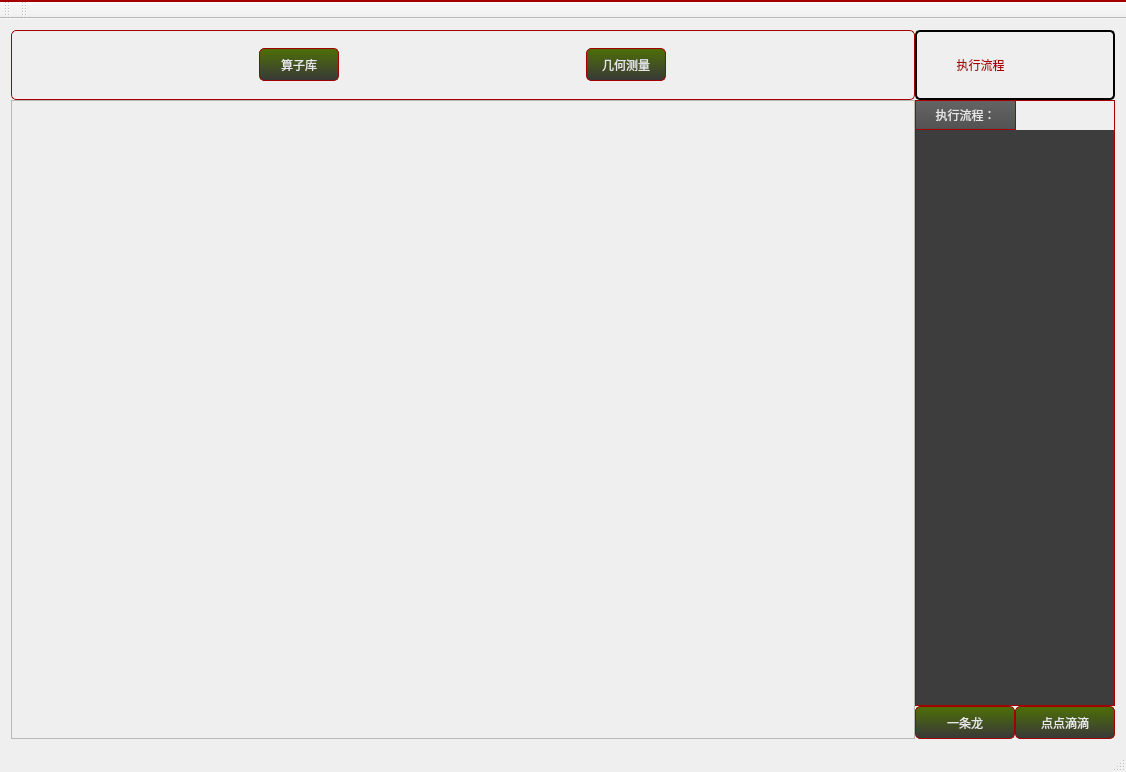
<?xml version="1.0" encoding="UTF-8"?>
<ui version="4.0">
 <class>MainWindow</class>
 <widget class="QMainWindow" name="MainWindow">
  <property name="geometry">
   <rect>
    <x>0</x>
    <y>0</y>
    <width>1126</width>
    <height>772</height>
   </rect>
  </property>
  <property name="minimumSize">
   <size>
    <width>600</width>
    <height>450</height>
   </size>
  </property>
  <property name="windowTitle">
   <string>MainWindow</string>
  </property>
  <property name="styleSheet">
   <string notr="true">QPalette{background:#3D3D3D;}*{outline:0px;color:#E7E7E7;}

QWidget[form=&quot;true&quot;],QLabel[frameShape=&quot;1&quot;]{
border:1px solid #A30000;
border-radius:0px;
}

QWidget[form=&quot;bottom&quot;]{
background:#4E6F07;
}

QWidget[form=&quot;bottom&quot;] .QFrame{
border:1px solid #E7E7E7;
}

QWidget[form=&quot;bottom&quot;] QLabel,QWidget[form=&quot;title&quot;] QLabel{
border-radius:0px;
color:#E7E7E7;
background:none;
border-style:none;
}

QWidget[form=&quot;title&quot;],QWidget[nav=&quot;left&quot;],QWidget[nav=&quot;top&quot;] QAbstractButton{
border-style:none;
border-radius:0px;
padding:5px;
color:#E7E7E7;
background:qlineargradient(spread:pad,x1:0,y1:0,x2:0,y2:1,stop:0 #4E6F07,stop:1 #383838);
}

QWidget[nav=&quot;top&quot;] QAbstractButton:hover,QWidget[nav=&quot;top&quot;] QAbstractButton:pressed,QWidget[nav=&quot;top&quot;] QAbstractButton:checked{
border-style:solid;
border-width:0px 0px 2px 0px;
padding:4px 4px 2px 4px;
border-color:#55FF00;
background:qlineargradient(spread:pad,x1:0,y1:0,x2:0,y2:1,stop:0 #646464,stop:1 #525252);
}

QWidget[nav=&quot;left&quot;] QAbstractButton{
border-radius:0px;
color:#E7E7E7;
background:none;
border-style:none;
}

QWidget[nav=&quot;left&quot;] QAbstractButton:hover{
color:#E7E7E7;
background-color:#55FF00;
}

QWidget[nav=&quot;left&quot;] QAbstractButton:checked,QWidget[nav=&quot;left&quot;] QAbstractButton:pressed{
color:#E7E7E7;
border-style:solid;
border-width:0px 0px 0px 2px;
padding:4px 4px 4px 2px;
border-color:#55FF00;
background-color:#3D3D3D;
}

QWidget[video=&quot;true&quot;] QLabel{
color:#E7E7E7;
border:1px solid #A30000;
background:qlineargradient(spread:pad,x1:0,y1:0,x2:0,y2:1,stop:0 #4E6F07,stop:1 #383838);
}

QWidget[video=&quot;true&quot;] QLabel:focus{
border:1px solid #55FF00;
background:qlineargradient(spread:pad,x1:0,y1:0,x2:0,y2:1,stop:0 #646464,stop:1 #525252);
}

QLineEdit,QTextEdit,QPlainTextEdit,QSpinBox,QDoubleSpinBox,QComboBox,QDateEdit,QTimeEdit,QDateTimeEdit{
border:1px solid #A30000;
border-radius:3px;
padding:2px;
background:none;
selection-background-color:#4E6F07;
selection-color:#E7E7E7;
}

QLineEdit:focus,QTextEdit:focus,QPlainTextEdit:focus,QSpinBox:focus,QDoubleSpinBox:focus,QComboBox:focus,QDateEdit:focus,QTimeEdit:focus,QDateTimeEdit:focus,QLineEdit:hover,QTextEdit:hover,QPlainTextEdit:hover,QSpinBox:hover,QDoubleSpinBox:hover,QComboBox:hover,QDateEdit:hover,QTimeEdit:hover,QDateTimeEdit:hover{
border:1px solid #A30000;
}

QLineEdit[echoMode=&quot;2&quot;]{
lineedit-password-character:9679;
}

.QFrame{
border:1px solid #A30000;
border-radius:3px;
}

.QGroupBox{
border:1px solid #A30000;
border-radius:5px;
margin-top:3ex;
}

.QGroupBox::title{
subcontrol-origin:margin;
position:relative;
left:10px;
}

.QPushButton,.QToolButton{
border-style:none;
border:1px solid #A30000;
color:#E7E7E7;
padding:5px;
min-height:15px;
border-radius:5px;
background:qlineargradient(spread:pad,x1:0,y1:0,x2:0,y2:1,stop:0 #4E6F07,stop:1 #383838);
}

.QPushButton:hover,.QToolButton:hover{
background:qlineargradient(spread:pad,x1:0,y1:0,x2:0,y2:1,stop:0 #646464,stop:1 #525252);
}

.QPushButton:pressed,.QToolButton:pressed{
background:qlineargradient(spread:pad,x1:0,y1:0,x2:0,y2:1,stop:0 #4E6F07,stop:1 #383838);
}

.QToolButton::menu-indicator{
image:None;
}

QToolButton#btnMenu,QPushButton#btnMenu_Min,QPushButton#btnMenu_Max,QPushButton#btnMenu_Close{
border-radius:3px;
color:#E7E7E7;
padding:3px;
margin:0px;
background:none;
border-style:none;
}

QToolButton#btnMenu:hover,QPushButton#btnMenu_Min:hover,QPushButton#btnMenu_Max:hover{
color:#E7E7E7;
margin:1px 1px 2px 1px;
background-color:rgba(51,127,209,230);
}

QPushButton#btnMenu_Close:hover{
color:#E7E7E7;
margin:1px 1px 2px 1px;
background-color:rgba(238,0,0,128);
}

QRadioButton::indicator{
width:15px;
height:15px;
}

QRadioButton::indicator::unchecked{
image:url(:/qss/psblack/radiobutton_unchecked.png);
}

QRadioButton::indicator::unchecked:disabled{
image:url(:/qss/psblack/radiobutton_unchecked_disable.png);
}

QRadioButton::indicator::checked{
image:url(:/qss/psblack/radiobutton_checked.png);
}

QRadioButton::indicator::checked:disabled{
image:url(:/qss/psblack/radiobutton_checked_disable.png);
}

QGroupBox::indicator,QTreeWidget::indicator,QListWidget::indicator{
padding:0px -3px 0px 3px;
}

QCheckBox::indicator,QGroupBox::indicator,QTreeWidget::indicator,QListWidget::indicator{
width:13px;
height:13px;
}

QCheckBox::indicator:unchecked,QGroupBox::indicator:unchecked,QTreeWidget::indicator:unchecked,QListWidget::indicator:unchecked{
image:url(:/qss/psblack/checkbox_unchecked.png);
}

QCheckBox::indicator:unchecked:disabled,QGroupBox::indicator:unchecked:disabled,QTreeWidget::indicator:unchecked:disabled,QListWidget::indicator:disabled{
image:url(:/qss/psblack/checkbox_unchecked_disable.png);
}

QCheckBox::indicator:checked,QGroupBox::indicator:checked,QTreeWidget::indicator:checked,QListWidget::indicator:checked{
image:url(:/qss/psblack/checkbox_checked.png);
}

QCheckBox::indicator:checked:disabled,QGroupBox::indicator:checked:disabled,QTreeWidget::indicator:checked:disabled,QListWidget::indicator:checked:disabled{
image:url(:/qss/psblack/checkbox_checked_disable.png);
}

QCheckBox::indicator:indeterminate,QGroupBox::indicator:indeterminate,QTreeWidget::indicator:indeterminate,QListWidget::indicator:indeterminate{
image:url(:/qss/psblack/checkbox_parcial.png);
}

QCheckBox::indicator:indeterminate:disabled,QGroupBox::indicator:indeterminate:disabled,QTreeWidget::indicator:indeterminate:disabled,QListWidget::indicator:indeterminate:disabled{
image:url(:/qss/psblack/checkbox_parcial_disable.png);
}

QTimeEdit::up-button,QDateEdit::up-button,QDateTimeEdit::up-button,QDoubleSpinBox::up-button,QSpinBox::up-button{
image:url(:/qss/psblack/add_top.png);
width:10px;
height:10px;
padding:2px 5px 0px 0px;
}

QTimeEdit::down-button,QDateEdit::down-button,QDateTimeEdit::down-button,QDoubleSpinBox::down-button,QSpinBox::down-button{
image:url(:/qss/psblack/add_bottom.png);
width:10px;
height:10px;
padding:0px 5px 2px 0px;
}

QTimeEdit::up-button:pressed,QDateEdit::up-button:pressed,QDateTimeEdit::up-button:pressed,QDoubleSpinBox::up-button:pressed,QSpinBox::up-button:pressed{
top:-2px;
}
  
QTimeEdit::down-button:pressed,QDateEdit::down-button:pressed,QDateTimeEdit::down-button:pressed,QDoubleSpinBox::down-button:pressed,QSpinBox::down-button:pressed,QSpinBox::down-button:pressed{
bottom:-2px;
}

QComboBox::down-arrow,QDateEdit[calendarPopup=&quot;true&quot;]::down-arrow,QTimeEdit[calendarPopup=&quot;true&quot;]::down-arrow,QDateTimeEdit[calendarPopup=&quot;true&quot;]::down-arrow{
image:url(:/qss/psblack/add_bottom.png);
width:10px;
height:10px;
right:2px;
}

QComboBox::drop-down,QDateEdit::drop-down,QTimeEdit::drop-down,QDateTimeEdit::drop-down{
subcontrol-origin:padding;
subcontrol-position:top right;
width:15px;
border-left-width:0px;
border-left-style:solid;
border-top-right-radius:3px;
border-bottom-right-radius:3px;
border-left-color:#A30000;
}

QComboBox::drop-down:on{
top:1px;
}

QMenuBar::item{
color:#E7E7E7;
background-color:#4E6F07;
margin:0px;
padding:3px 10px;
}

QMenu,QMenuBar,QMenu:disabled,QMenuBar:disabled{
color:#E7E7E7;
background-color:#4E6F07;
border:1px solid #A30000;
margin:0px;
}

QMenu::item{
padding:3px 20px;
}

QMenu::indicator{
width:13px;
height:13px;
}

QMenu::item:selected,QMenuBar::item:selected{
color:#E7E7E7;
border:0px solid #A30000;
background:#646464;
}

QMenu::separator{
height:1px;
background:#A30000;
}

QProgressBar{
min-height:10px;
background:#4E6F07;
border-radius:5px;
text-align:center;
border:1px solid #4E6F07;
}

QProgressBar:chunk{
border-radius:5px;
background-color:#A30000;
}

QSlider::groove:horizontal{
background:#4E6F07;
height:8px;
border-radius:4px;
}

QSlider::add-page:horizontal{
background:#4E6F07;
height:8px;
border-radius:4px;
}

QSlider::sub-page:horizontal{
background:#A30000;
height:8px;
border-radius:4px;
}

QSlider::handle:horizontal{
width:13px;
margin-top:-3px;
margin-bottom:-3px;
border-radius:6px;
background:qradialgradient(spread:pad,cx:0.5,cy:0.5,radius:0.5,fx:0.5,fy:0.5,stop:0.6 #3D3D3D,stop:0.8 #A30000);
}

QSlider::groove:vertical{
width:8px;
border-radius:4px;
background:#4E6F07;
}

QSlider::add-page:vertical{
width:8px;
border-radius:4px;
background:#4E6F07;
}

QSlider::sub-page:vertical{
width:8px;
border-radius:4px;
background:#A30000;
}

QSlider::handle:vertical{
height:14px;
margin-left:-3px;
margin-right:-3px;
border-radius:6px;
background:qradialgradient(spread:pad,cx:0.5,cy:0.5,radius:0.5,fx:0.5,fy:0.5,stop:0.6 #3D3D3D,stop:0.8 #A30000);
}

QScrollBar:horizontal{
background:#4E6F07;
padding:0px;
border-radius:6px;
max-height:12px;
}

QScrollBar::handle:horizontal{
background:#525252;
min-width:50px;
border-radius:6px;
}

QScrollBar::handle:horizontal:hover{
background:#A30000;
}

QScrollBar::handle:horizontal:pressed{
background:#A30000;
}

QScrollBar::add-page:horizontal{
background:none;
}

QScrollBar::sub-page:horizontal{
background:none;
}

QScrollBar::add-line:horizontal{
background:none;
}

QScrollBar::sub-line:horizontal{
background:none;
}

QScrollBar:vertical{
background:#4E6F07;
padding:0px;
border-radius:6px;
max-width:12px;
}

QScrollBar::handle:vertical{
background:#525252;
min-height:50px;
border-radius:6px;
}

QScrollBar::handle:vertical:hover{
background:#A30000;
}

QScrollBar::handle:vertical:pressed{
background:#A30000;
}

QScrollBar::add-page:vertical{
background:none;
}

QScrollBar::sub-page:vertical{
background:none;
}

QScrollBar::add-line:vertical{
background:none;
}

QScrollBar::sub-line:vertical{
background:none;
}

QScrollArea{
border:0px;
}

QTreeView,QListView,QTableView,QTabWidget::pane{
border:1px solid #A30000;
selection-background-color:#646464;
selection-color:#E7E7E7;
alternate-background-color:#525252;
gridline-color:#A30000;
}

QTreeView::branch:closed:has-children{
margin:4px;
border-image:url(:/qss/psblack/branch_open.png);
}

QTreeView::branch:open:has-children{
margin:4px;
border-image:url(:/qss/psblack/branch_close.png);
}

QTreeView,QListView,QTableView,QSplitter::handle,QTreeView::branch{
background:#3D3D3D;
}

QTableView::item:selected,QListView::item:selected,QTreeView::item:selected{
color:#E7E7E7;
background:qlineargradient(spread:pad,x1:0,y1:0,x2:0,y2:1,stop:0 #4E6F07,stop:1 #383838);
}

QTableView::item:hover,QListView::item:hover,QTreeView::item:hover{
color:#E7E7E7;
background:qlineargradient(spread:pad,x1:0,y1:0,x2:0,y2:1,stop:0 #646464,stop:1 #525252);
}

QTableView::item,QListView::item,QTreeView::item{
padding:1px;
margin:0px;
}

QHeaderView::section,QTableCornerButton:section{
padding:3px;
margin:0px;
color:#E7E7E7;
border:1px solid #A30000;
border-left-width:0px;
border-right-width:1px;
border-top-width:0px;
border-bottom-width:1px;
background:qlineargradient(spread:pad,x1:0,y1:0,x2:0,y2:1,stop:0 #646464,stop:1 #525252);
}

QTabBar::tab{
border:1px solid #A30000;
color:#E7E7E7;
margin:0px;
background:qlineargradient(spread:pad,x1:0,y1:0,x2:0,y2:1,stop:0 #646464,stop:1 #525252);
}

QTabBar::tab:selected,QTabBar::tab:hover{
border-style:solid;
border-color:#55FF00;
background:qlineargradient(spread:pad,x1:0,y1:0,x2:0,y2:1,stop:0 #4E6F07,stop:1 #383838);
}

QTabBar::tab:top,QTabBar::tab:bottom{
padding:3px 8px 3px 8px;
}

QTabBar::tab:left,QTabBar::tab:right{
padding:8px 3px 8px 3px;
}

QTabBar::tab:top:selected,QTabBar::tab:top:hover{
border-width:2px 0px 0px 0px;
}

QTabBar::tab:right:selected,QTabBar::tab:right:hover{
border-width:0px 0px 0px 2px;
}

QTabBar::tab:bottom:selected,QTabBar::tab:bottom:hover{
border-width:0px 0px 2px 0px;
}

QTabBar::tab:left:selected,QTabBar::tab:left:hover{
border-width:0px 2px 0px 0px;
}

QTabBar::tab:first:top:selected,QTabBar::tab:first:top:hover,QTabBar::tab:first:bottom:selected,QTabBar::tab:first:bottom:hover{
border-left-width:1px;
border-left-color:#A30000;
}

QTabBar::tab:first:left:selected,QTabBar::tab:first:left:hover,QTabBar::tab:first:right:selected,QTabBar::tab:first:right:hover{
border-top-width:1px;
border-top-color:#A30000;
}

QTabBar::tab:last:top:selected,QTabBar::tab:last:top:hover,QTabBar::tab:last:bottom:selected,QTabBar::tab:last:bottom:hover{
border-right-width:1px;
border-right-color:#A30000;
}

QTabBar::tab:last:left:selected,QTabBar::tab:last:left:hover,QTabBar::tab:last:right:selected,QTabBar::tab:last:right:hover{
border-bottom-width:1px;
border-bottom-color:#A30000;
}

QStatusBar::item{
border:0px solid #4E6F07;
border-radius:3px;
}

QToolBox::tab,QGroupBox#gboxDevicePanel,QGroupBox#gboxDeviceTitle,QFrame#gboxDevicePanel,QFrame#gboxDeviceTitle{
padding:3px;
border-radius:5px;
color:#E7E7E7;
background:qlineargradient(spread:pad,x1:0,y1:0,x2:0,y2:1,stop:0 #4E6F07,stop:1 #383838);
}

QToolTip{
border:0px solid #E7E7E7;
padding:1px;
color:#E7E7E7;
background:qlineargradient(spread:pad,x1:0,y1:0,x2:0,y2:1,stop:0 #4E6F07,stop:1 #383838);
}

QToolBox::tab:selected{
background:qlineargradient(spread:pad,x1:0,y1:0,x2:0,y2:1,stop:0 #646464,stop:1 #525252);
}

QPrintPreviewDialog QToolButton{
border:0px solid #E7E7E7;
border-radius:0px;
margin:0px;
padding:3px;
background:none;
}

QColorDialog QPushButton,QFileDialog QPushButton{
min-width:80px;
}

QToolButton#qt_calendar_prevmonth{
icon-size:0px;
min-width:20px;
image:url(:/qss/psblack/calendar_prevmonth.png);
}

QToolButton#qt_calendar_nextmonth{
icon-size:0px;
min-width:20px;
image:url(:/qss/psblack/calendar_nextmonth.png);
}

QToolButton#qt_calendar_prevmonth,QToolButton#qt_calendar_nextmonth,QToolButton#qt_calendar_monthbutton,QToolButton#qt_calendar_yearbutton{
border:0px solid #E7E7E7;
border-radius:3px;
margin:3px 3px 3px 3px;
padding:3px;
background:none;
}

QToolButton#qt_calendar_prevmonth:hover,QToolButton#qt_calendar_nextmonth:hover,QToolButton#qt_calendar_monthbutton:hover,QToolButton#qt_calendar_yearbutton:hover,QToolButton#qt_calendar_prevmonth:pressed,QToolButton#qt_calendar_nextmonth:pressed,QToolButton#qt_calendar_monthbutton:pressed,QToolButton#qt_calendar_yearbutton:pressed{
border:1px solid #A30000;
}

QCalendarWidget QSpinBox#qt_calendar_yearedit{
margin:2px;
}

QCalendarWidget QToolButton::menu-indicator{
image:None;
}

QCalendarWidget QTableView{
border-width:0px;
}

QCalendarWidget QWidget#qt_calendar_navigationbar{
border:1px solid #A30000;
border-width:1px 1px 0px 1px;
background:qlineargradient(spread:pad,x1:0,y1:0,x2:0,y2:1,stop:0 #4E6F07,stop:1 #383838);
}

QComboBox QAbstractItemView::item{
min-height:20px;
min-width:10px;
}

QTableView[model=&quot;true&quot;]::item{
padding:0px;
margin:0px;
}

QTableView QLineEdit,QTableView QComboBox,QTableView QSpinBox,QTableView QDoubleSpinBox,QTableView QDateEdit,QTableView QTimeEdit,QTableView QDateTimeEdit{
border-width:0px;
border-radius:0px;
}

QTableView QLineEdit:focus,QTableView QComboBox:focus,QTableView QSpinBox:focus,QTableView QDoubleSpinBox:focus,QTableView QDateEdit:focus,QTableView QTimeEdit:focus,QTableView QDateTimeEdit:focus{
border-width:0px;
border-radius:0px;
}

QLineEdit,QTextEdit,QPlainTextEdit,QSpinBox,QDoubleSpinBox,QComboBox,QDateEdit,QTimeEdit,QDateTimeEdit{
background:#3D3D3D;
}

*:disabled{
background:#3D3D3D;
border-color:#4E6F07;
}

/*TextColor:#E7E7E7*/
/*PanelColor:#3D3D3D*/
/*BorderColor:#A30000*/
/*NormalColorStart:#4E6F07*/
/*NormalColorEnd:#383838*/
/*DarkColorStart:#646464*/
/*DarkColorEnd:#525252*/
/*HighColor:#55FF00*/</string>
  </property>
  <property name="toolButtonStyle">
   <enum>Qt::ToolButtonFollowStyle</enum>
  </property>
  <property name="dockOptions">
   <set>QMainWindow::AllowNestedDocks|QMainWindow::AllowTabbedDocks|QMainWindow::AnimatedDocks|QMainWindow::ForceTabbedDocks</set>
  </property>
  <widget class="QWidget" name="centralWidget">
   <layout class="QGridLayout" name="gridLayout_3">
    <item row="0" column="0">
     <layout class="QGridLayout" name="gridLayout_2">
      <property name="leftMargin">
       <number>0</number>
      </property>
      <property name="topMargin">
       <number>0</number>
      </property>
      <property name="rightMargin">
       <number>0</number>
      </property>
      <property name="bottomMargin">
       <number>0</number>
      </property>
      <property name="spacing">
       <number>0</number>
      </property>
      <item row="2" column="1">
       <widget class="QToolButton" name="toolButton_2">
        <property name="minimumSize">
         <size>
          <width>100</width>
          <height>27</height>
         </size>
        </property>
        <property name="text">
         <string>一条龙</string>
        </property>
       </widget>
      </item>
      <item row="1" column="1" colspan="2">
       <widget class="QTableWidget" name="tableWidget">
        <property name="minimumSize">
         <size>
          <width>200</width>
          <height>400</height>
         </size>
        </property>
        <property name="maximumSize">
         <size>
          <width>100</width>
          <height>16777215</height>
         </size>
        </property>
        <column>
         <property name="text">
          <string>执行流程：</string>
         </property>
         <property name="background">
          <color>
           <red>0</red>
           <green>126</green>
           <blue>92</blue>
          </color>
         </property>
        </column>
       </widget>
      </item>
      <item row="0" column="0">
       <widget class="QGroupBox" name="groupBox">
        <property name="minimumSize">
         <size>
          <width>270</width>
          <height>70</height>
         </size>
        </property>
        <property name="title">
         <string/>
        </property>
        <property name="flat">
         <bool>false</bool>
        </property>
        <property name="checkable">
         <bool>false</bool>
        </property>
        <layout class="QHBoxLayout" name="horizontalLayout">
         <property name="spacing">
          <number>0</number>
         </property>
         <property name="sizeConstraint">
          <enum>QLayout::SetDefaultConstraint</enum>
         </property>
         <property name="leftMargin">
          <number>0</number>
         </property>
         <property name="topMargin">
          <number>0</number>
         </property>
         <property name="rightMargin">
          <number>0</number>
         </property>
         <property name="bottomMargin">
          <number>0</number>
         </property>
         <item>
          <widget class="QToolButton" name="toolButton_3">
           <property name="minimumSize">
            <size>
             <width>80</width>
             <height>27</height>
            </size>
           </property>
           <property name="text">
            <string>算子库</string>
           </property>
          </widget>
         </item>
         <item>
          <widget class="QToolButton" name="toolButton_5">
           <property name="minimumSize">
            <size>
             <width>80</width>
             <height>27</height>
            </size>
           </property>
           <property name="text">
            <string>几何测量</string>
           </property>
          </widget>
         </item>
        </layout>
       </widget>
      </item>
      <item row="2" column="2">
       <widget class="QToolButton" name="toolButton">
        <property name="minimumSize">
         <size>
          <width>100</width>
          <height>27</height>
         </size>
        </property>
        <property name="text">
         <string>点点滴滴</string>
        </property>
       </widget>
      </item>
      <item row="0" column="1" colspan="2">
       <widget class="QLabel" name="label_3">
        <property name="minimumSize">
         <size>
          <width>0</width>
          <height>0</height>
         </size>
        </property>
        <property name="maximumSize">
         <size>
          <width>16777215</width>
          <height>16777215</height>
         </size>
        </property>
        <property name="styleSheet">
         <string notr="true">font: 16pt &quot;Agency FB&quot;;
color: rgb(170, 0, 0);
border-style: solid;
border-width: 2px;
border-radius: 5px;</string>
        </property>
        <property name="frameShape">
         <enum>QFrame::StyledPanel</enum>
        </property>
        <property name="text">
         <string>           执行流程</string>
        </property>
       </widget>
      </item>
      <item row="1" column="0" rowspan="2">
       <widget class="QStackedWidget" name="stackedWidget">
        <property name="frameShape">
         <enum>QFrame::StyledPanel</enum>
        </property>
        <property name="frameShadow">
         <enum>QFrame::Plain</enum>
        </property>
        <property name="lineWidth">
         <number>1</number>
        </property>
        <property name="currentIndex">
         <number>2</number>
        </property>
        <widget class="QWidget" name="page">
         <layout class="QVBoxLayout" name="verticalLayout">
          <item>
           <widget class="QTreeWidget" name="treeWidget">
            <column>
             <property name="text">
              <string/>
             </property>
            </column>
           </widget>
          </item>
         </layout>
        </widget>
        <widget class="QWidget" name="page_2"/>
        <widget class="QWidget" name="page_3"/>
       </widget>
      </item>
     </layout>
    </item>
   </layout>
  </widget>
  <widget class="QToolBar" name="mainToolBar">
   <property name="toolButtonStyle">
    <enum>Qt::ToolButtonFollowStyle</enum>
   </property>
   <property name="floatable">
    <bool>true</bool>
   </property>
   <attribute name="toolBarArea">
    <enum>TopToolBarArea</enum>
   </attribute>
   <attribute name="toolBarBreak">
    <bool>false</bool>
   </attribute>
  </widget>
  <widget class="QStatusBar" name="statusBar"/>
  <widget class="QToolBar" name="toolBar">
   <property name="windowTitle">
    <string>toolBar</string>
   </property>
   <attribute name="toolBarArea">
    <enum>TopToolBarArea</enum>
   </attribute>
   <attribute name="toolBarBreak">
    <bool>false</bool>
   </attribute>
  </widget>
  <widget class="QMenuBar" name="menuBar">
   <property name="geometry">
    <rect>
     <x>0</x>
     <y>0</y>
     <width>1126</width>
     <height>26</height>
    </rect>
   </property>
  </widget>
  <action name="actionopen_file">
   <property name="text">
    <string>open file</string>
   </property>
  </action>
  <action name="actionsave_file">
   <property name="text">
    <string>save file</string>
   </property>
  </action>
 </widget>
 <layoutdefault spacing="6" margin="11"/>
 <resources/>
 <connections/>
</ui>
